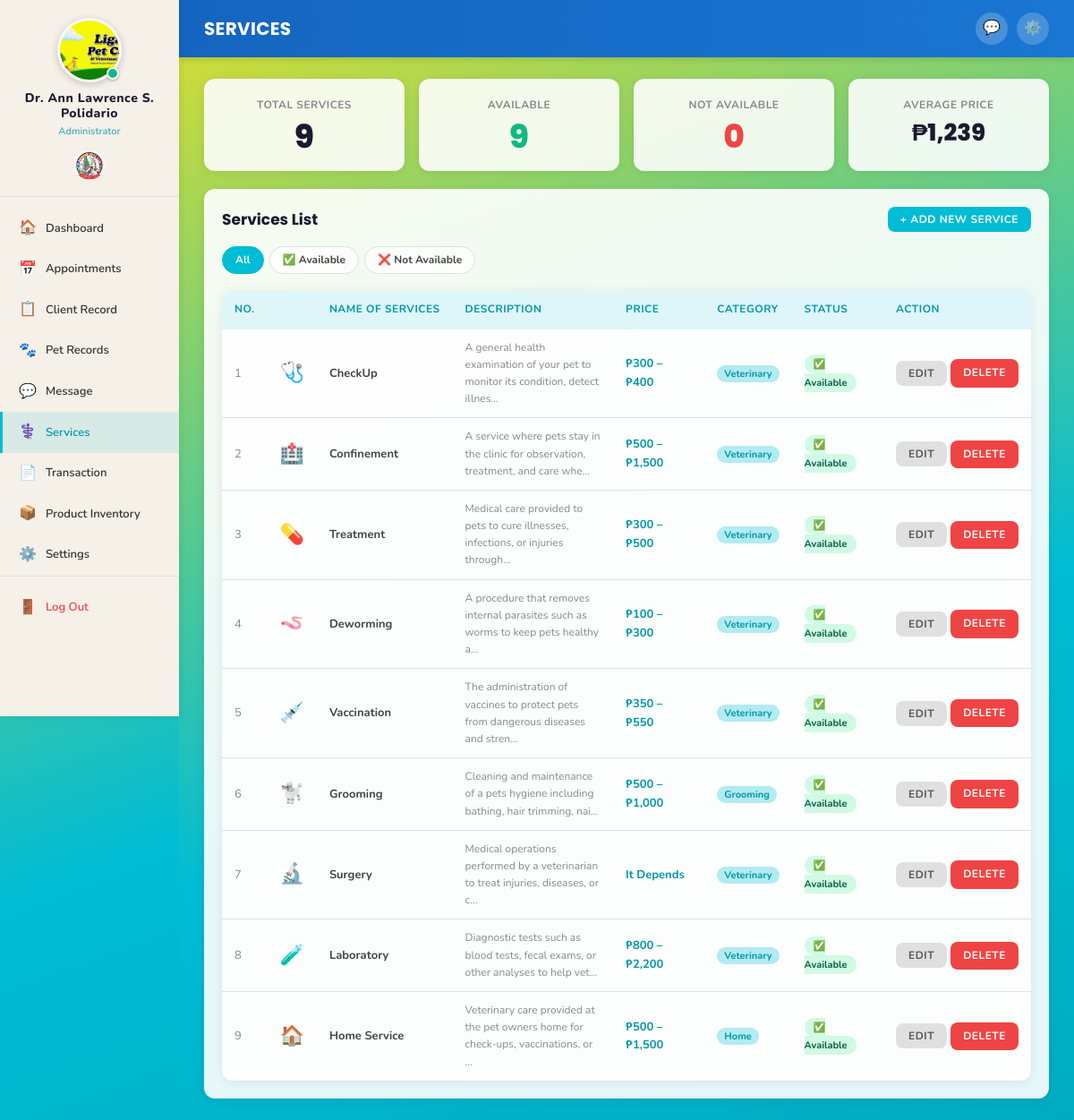
Screenshot of /admin/services.php (signed in) with the database file from the repository.
### tables this page shows
CREATE TABLE `users` (
  `id` int(11) NOT NULL,
  `name` varchar(100) NOT NULL,
  `address` varchar(255) DEFAULT NULL,
  `contact_no` varchar(20) DEFAULT NULL,
  `email` varchar(100) NOT NULL,
  `password` varchar(255) NOT NULL,
  `profile_picture` varchar(255) DEFAULT NULL,
  `gender` enum('male','female') DEFAULT 'female',
  `role` enum('user','admin','staff') DEFAULT 'user',
  `position` varchar(100) DEFAULT NULL,
  `status` enum('active','inactive') DEFAULT 'active',
  `created_at` timestamp NOT NULL DEFAULT current_timestamp(),
  `updated_at` timestamp NOT NULL DEFAULT current_timestamp() ON UPDATE current_timestamp()
);

CREATE TABLE `services` (
  `id` int(11) NOT NULL,
  `name` varchar(150) NOT NULL,
  `description` text DEFAULT NULL,
  `price_min` decimal(10,2) DEFAULT 0.00,
  `price_max` decimal(10,2) DEFAULT 0.00,
  `category` varchar(100) DEFAULT NULL,
  `status` enum('available','not_available') DEFAULT 'available',
  `image` varchar(255) DEFAULT NULL,
  `created_at` timestamp NOT NULL DEFAULT current_timestamp()
);

### includes/db.php (called while the page is built, shortened)
<?php
function sanitize($conn, $data) {
    $data = trim($data);
    $data = stripslashes($data);
    $data = htmlspecialchars($data);
    $data = mysqli_real_escape_string($conn, $data);
    return $data;
}
function getRow($conn, $sql) {
    $result = mysqli_query($conn, $sql);
    if ($result && mysqli_num_rows($result) > 0) {
        return mysqli_fetch_assoc($result);
    }
    return null;
}
function getRows($conn, $sql) {
    $result = mysqli_query($conn, $sql);
    $rows = [];
    if ($result && mysqli_num_rows($result) > 0) {
        while ($row = mysqli_fetch_assoc($result)) {
            $rows[] = $row;
        }
    }
    return $rows;
}
function countRows($conn, $table, $where = '') {
    $sql = "SELECT COUNT(*) as total FROM $table";
    if ($where) $sql .= " WHERE $where";
    $result = mysqli_query($conn, $sql);
    $row = mysqli_fetch_assoc($result);
    return $row['total'] ?? 0;
}
?>

### admin/services.php (the view, shortened to what this page needs)
<?php
require_once '../includes/auth.php';
$total_services     = countRows($conn, 'services');
$available_services = countRows($conn, 'services', "status='available'");
$unavailable        = countRows($conn, 'services', "status='not_available'");
$avg_price          = getRow($conn,
    "SELECT COALESCE(AVG((price_min+price_max)/2),0) AS avg FROM services");
$avg_price          = round($avg_price['avg'] ?? 0);
$filter_status = sanitize($conn, $_GET['filter_status'] ?? '');
$where         = '1=1';
$services = getRows($conn, "SELECT * FROM services WHERE $where ORDER BY id ASC");
$icons = [
    'CheckUp'      => '🩺',
    'Confinement'  => '🏥',
    'Treatment'    => '💊',
    'Deworming'    => '🪱',
    'Vaccination'  => '💉',
    'Grooming'     => '🐩',
    'Surgery'      => '🔬',
    'Laboratory'   => '🧪',
    'Home Service' => '🏠',
];
?>
<!DOCTYPE html>
<html lang="en">
<head>
    <link rel="stylesheet" href="../assets/css/style.css">
</head>
<body>
<div class="app-wrapper">
    <?php include '../includes/sidebar_admin.php'; ?>
    <div class="main-content">
        <div class="topbar">
            <div class="topbar-title">SERVICES</div>
            <div class="topbar-actions">
                <a href="messages.php" class="topbar-btn">💬</a>
                <a href="settings.php" class="topbar-btn">⚙️</a>
            </div>
        </div>
        <div class="page-body">
            <div class="stat-cards" style="grid-template-columns:repeat(4,1fr);margin-bottom:20px;">
                <div class="stat-card">
                    <div class="stat-label">Total Services</div>
                    <div class="stat-value"><?= $total_services ?></div>
                </div>
                <div class="stat-card">
                    <div class="stat-label">Available</div>
                    <div class="stat-value" style="color:#10b981;"><?= $available_services ?></div>
                </div>
                <div class="stat-card">
                    <div class="stat-label">Not Available</div>
                    <div class="stat-value" style="color:#ef4444;"><?= $unavailable ?></div>
                </div>
                <div class="stat-card">
                    <div class="stat-label">Average Price</div>
                    <div class="stat-value" style="font-size:26px;">
                        ₱<?= number_format($avg_price) ?>
                    </div>
                </div>
            </div>
            <div class="table-section">
                <div class="table-section-header">
                    <h3>Services List</h3>
                    <button class="btn btn-teal btn-sm"
                            onclick="document.getElementById('addServiceModal').classList.add('open')">
                        + Add New Service
                    </button>
                </div>
                <div class="filter-bar-row">
                    <div class="filter-pills">
                        <a href="services.php"
                           class="filter-pill <?= !$filter_status ? 'active':'' ?>">All</a>
                        <a href="?filter_status=available"
                           class="filter-pill <?= $filter_status==='available' ? 'active':'' ?>">
                            ✅ Available
                        </a>
                        <a href="?filter_status=not_available"
                           class="filter-pill <?= $filter_status==='not_available' ? 'active':'' ?>">
                            ❌ Not Available
                        </a>
                    </div>
                </div>
                <?php if (empty($services)): ?>
                    <div class="empty-state">
                        <div class="empty-icon">⚕️</div>
                        <h3>No services found</h3>
                    </div>
                <?php else: ?>
                    <div class="table-wrapper">
                        <table>
                            <thead>
                                <tr>
                                    <th style="width:40px;">No.</th>
                                    <th style="width:36px;"></th>
                                    <th>Name of Services</th>
                                    <th>Description</th>
                                    <th>Price</th>
                                    <th>Category</th>
                                    <th>Status</th>
                                    <th>Action</th>
                                </tr>
                            </thead>
                            <tbody>
                                <?php foreach ($services as $i => $svc): ?>
                                    <tr>
                                        <td style="color:var(--text-light);"><?= $i+1 ?></td>
                                        <td class="svc-icon-cell">
                                            <?= $icons[$svc['name']] ?? '🐾' ?>
                                        </td>
                                        <td><strong><?= htmlspecialchars($svc['name']) ?></strong></td>
                                        <td style="font-size:12px;color:var(--text-light);
                                                    max-width:220px;">
                                            <?= htmlspecialchars(substr($svc['description'],0,80))
                                                . (strlen($svc['description'])>80 ? '...' : '') ?>
                                        </td>
                                        <td class="price-range">
                                            <?php
                                            if ($svc['name'] === 'Surgery') {
                                                echo 'It Depends';
                                            } elseif ($svc['price_max'] > $svc['price_min']) {
                                                echo '₱'.number_format($svc['price_min'],0)
                                                   .' – ₱'.number_format($svc['price_max'],0);
                                            } else {
                                                echo '₱'.number_format($svc['price_min'],0).' up';
                                            }
                                            ?>
                                        </td>
                                        <td>
                                            <span style="font-size:11px;background:var(--teal-light);
                                                         color:var(--teal-dark);padding:2px 8px;
                                                         border-radius:20px;font-weight:700;">
                                                <?= ucfirst($svc['category'] ?? '—') ?>
                                            </span>
                                        </td>
                                        <td>
                                            <a href="?toggle=<?= $svc['id'] ?>"
                                               class="svc-status-toggle svc-<?= $svc['status'] ?>"
                                               title="Click to toggle status">
                                                <?= $svc['status'] === 'available' ? '✅ Available' : '❌ Not Available' ?>
                                            </a>
                                        </td>
                                        <td>
                                            <div class="action-btns">
                                                <button class="btn btn-gray btn-sm"
                                                        onclick='openEditSvc(<?= json_encode($svc) ?>)'>
                                                    Edit
                                                </button>
                                                <a href="?delete=<?= $svc['id'] ?>"
                                                   onclick="return confirm('Delete this service?')"
                                                   class="btn btn-red btn-sm">Delete</a>
                                            </div>
                                        </td>
                                    </tr>
                                <?php endforeach; ?>
                            </tbody>
                        </table>
                    </div>
                <?php endif; ?>
            </div>
        </div>
    </div>
</div>
</body>
</html>

### includes/sidebar_admin.php (shortened to what this page needs)
<?php
$current_page = basename($_SERVER['PHP_SELF']);
$admin_data     = getRow($conn, "SELECT name, profile_picture FROM users WHERE id=" . (int)$_SESSION['user_id']);
$admin_name     = $admin_data['name'] ?? ($_SESSION['user_name'] ?? 'Administrator');
$admin_pic      = $admin_data['profile_picture'] ?? '';
$_avatar_disk_base = dirname(__DIR__) . '/assets/images/avatars/';
$_avatar_web_base  = '../assets/images/avatars/';
if (!empty($admin_pic) && file_exists($_avatar_disk_base . $admin_pic)) {
    $avatar_src  = $_avatar_web_base . htmlspecialchars($admin_pic);
    $avatar_show = true;
} else {
    $avatar_src  = '';
    $avatar_show = false;
}
$nav_items = [
    ['Dashboard',         'dashboard.php',       '🏠'],
    ['Appointments',      'appointments.php',    '📅'],
    ['Client Record',     'client_records.php',  '📋'],
    ['Pet Records',       'pet_records.php',     '🐾'],
    ['Message',           'messages.php',        '💬'],
    ['Services',          'services.php',        '⚕️'],
    ['Transaction',       'transactions.php',    '📄'],
    ['Product Inventory', 'inventory.php',       '📦'],
    ['Settings',          'settings.php',        '⚙️'],
];
?>
<aside class="sidebar">
    <a href="profile.php" class="sidebar-logo"
       style="flex-direction:column; align-items:center; padding:20px 16px 16px; gap:10px;
              text-decoration:none; cursor:pointer; transition:var(--transition);"
       onmouseover="this.style.background='rgba(0,0,0,0.05)'"
       onmouseout="this.style.background='transparent'">
        <div style="position:relative; width:72px; height:72px; flex-shrink:0;">
            <?php if ($avatar_show): ?>
                <img src="<?= $avatar_src ?>"
                     alt="<?= htmlspecialchars($admin_name) ?>"
                     id="sidebarAdminAvatar"
                     style="width:72px; height:72px; border-radius:50%; object-fit:cover;
                            border:3px solid rgba(255,255,255,0.6);
                            box-shadow:0 2px 8px rgba(0,0,0,0.2);"
                     onerror="this.style.display='none'; document.getElementById('sidebarAdminInitials').style.display='flex';">
            <?php endif; ?>
            <span style="position:absolute; bottom:3px; right:3px;
                         width:14px; height:14px; border-radius:50%;
                         background:#10b981; border:2px solid #fff;
                         box-shadow:0 1px 3px rgba(0,0,0,0.3);">
            </span>
        </div>
        <div style="text-align:center;">
            <div class="username" style="font-size:14px; font-weight:800; letter-spacing:0.5px;">
                <?= htmlspecialchars($admin_name) ?>
            </div>
            <div class="role" style="font-size:11px; opacity:0.75; margin-top:2px;">
                Administrator
            </div>
        </div>
        <img src="../assets/images/logo.png"
             alt="Ligao Petcare"
             style="width:36px; height:36px; border-radius:50%; object-fit:cover;
                    border:2px solid rgba(255,255,255,0.4); margin-top:2px;"
             onerror="this.style.display='none';">
    </a>
    <nav class="sidebar-nav">
        <?php foreach ($nav_items as $item): ?>
            <?php
                $is_active = ($current_page === $item[1]) ? 'active' : '';
            ?>
            <a href="<?= $item[1] ?>" class="<?= $is_active ?>">
                <span class="nav-icon"><?= $item[2] ?></span>
                <span><?= $item[0] ?></span>
            </a>
        <?php endforeach; ?>
        <div class="nav-logout" style="margin-top:auto; padding-top:12px; border-top:1px solid var(--border);">
            <a href="#" onclick="confirmLogout(event)">
                <span class="nav-icon">🚪</span>
                <span>Log Out</span>
            </a>
        </div>
    </nav>
</aside>

### admin/services.php (style rules this page uses)
.svc-status-toggle { cursor: pointer; padding: 3px 10px; border-radius: 20px; font-size: 11px; font-weight: 700; border: none; transition: var(--transition); }
.svc-available { background: #d1fae5; color: #065f46; }
.price-range { font-weight: 700; font-size: 13px; color: var(--teal-dark); }
.svc-icon-cell { font-size: 22px; text-align: center; }
.action-btns { display: flex; gap: 4px; align-items: center; }
.filter-bar-row { display: flex; align-items: center; justify-content: space-between; flex-wrap: wrap; gap: 12px; margin-bottom: 18px; }
.filter-pills { display: flex; gap: 6px; flex-wrap: wrap; }
.filter-pill { padding: 5px 14px; border-radius: var(--radius-lg); font-size: 12px; font-weight: 700; border: 1.5px solid var(--border); background: rgba(255,255,255,0.8); color: var(--text-mid); cursor: pointer; transition: var(--transition); text-decoration: none; }
.filter-pill:hover, .filter-pill.active { background: var(--teal); color: #fff; border-color: var(--teal); }
.table-section { background: rgba(255,255,255,0.9); border-radius: var(--radius); padding: 20px; box-shadow: var(--shadow); }
.table-section-header { display: flex; align-items: center; justify-content: space-between; margin-bottom: 16px; }
.table-section-header h3 { font-family: var(--font-head); font-size: 17px; font-weight: 700; }

### rows the page displays
users: profile_picture (picture), name "Dr. Ann Lawrence S. Polidario"
services: name "🩺", name "CheckUp", description "A general health examination of your pet to monitor its condition, detect illnes", price_min "300", price_max "400", category "Veterinary", status "✅ Available"
services: name "🏥", name "Confinement", description "A service where pets stay in the clinic for observation, treatment, and care whe", price_min "500", price_max "1,500", category "Veterinary", status "✅ Available"
services: name "💊", name "Treatment", description "Medical care provided to pets to cure illnesses, infections, or injuries through", price_min "300", price_max "500", category "Veterinary", status "✅ Available"
services: name "🪱", name "Deworming", description "A procedure that removes internal parasites such as worms to keep pets healthy a", price_min "100", price_max "300", category "Veterinary", status "✅ Available"
services: name "💉", name "Vaccination", description "The administration of vaccines to protect pets from dangerous diseases and stren", price_min "350", price_max "550", category "Veterinary", status "✅ Available"
services: name "🐩", name "Grooming", description "Cleaning and maintenance of a pets hygiene including bathing, hair trimming, nai", price_min "500", price_max "1,000", category "Grooming", status "✅ Available"
services: name "🔬", name "Surgery", description "Medical operations performed by a veterinarian to treat injuries, diseases, or c", shows "It Depends", category "Veterinary", status "✅ Available"
services: name "🧪", name "Laboratory", description "Diagnostic tests such as blood tests, fecal exams, or other analyses to help vet", price_min "800", price_max "2,200", category "Veterinary", status "✅ Available"
services: name "🏠", name "Home Service", description "Veterinary care provided at the pet owners home for check-ups, vaccinations, or", price_min "500", price_max "1,500", category "Home", status "✅ Available"

### other values shown
$item[2] "🏠"
$item[0] "Dashboard"
$item[2] "📅"
$item[0] "Appointments"
$item[2] "📋"
$item[0] "Client Record"
$item[2] "🐾"
$item[0] "Pet Records"
$item[2] "💬"
$item[0] "Message"
$item[2] "⚕️"
$item[0] "Services"
$item[2] "📄"
$item[0] "Transaction"
$item[2] "📦"
